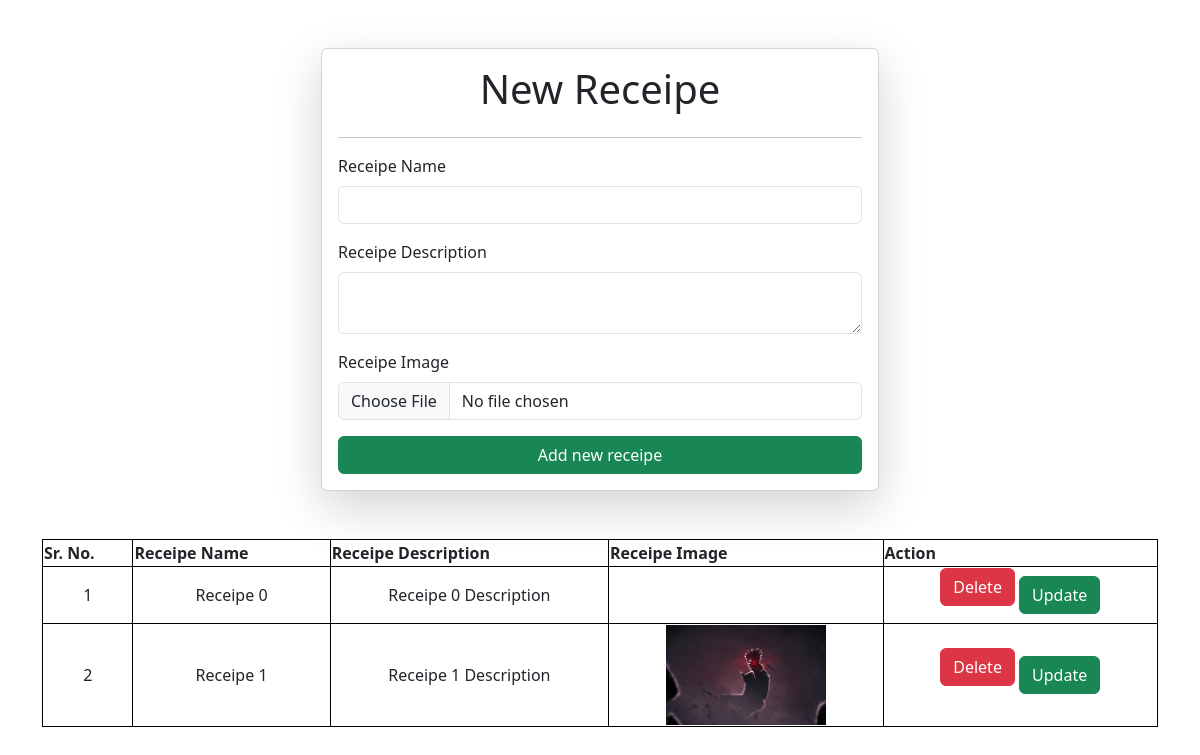
Before: /vege/ with the older database file.
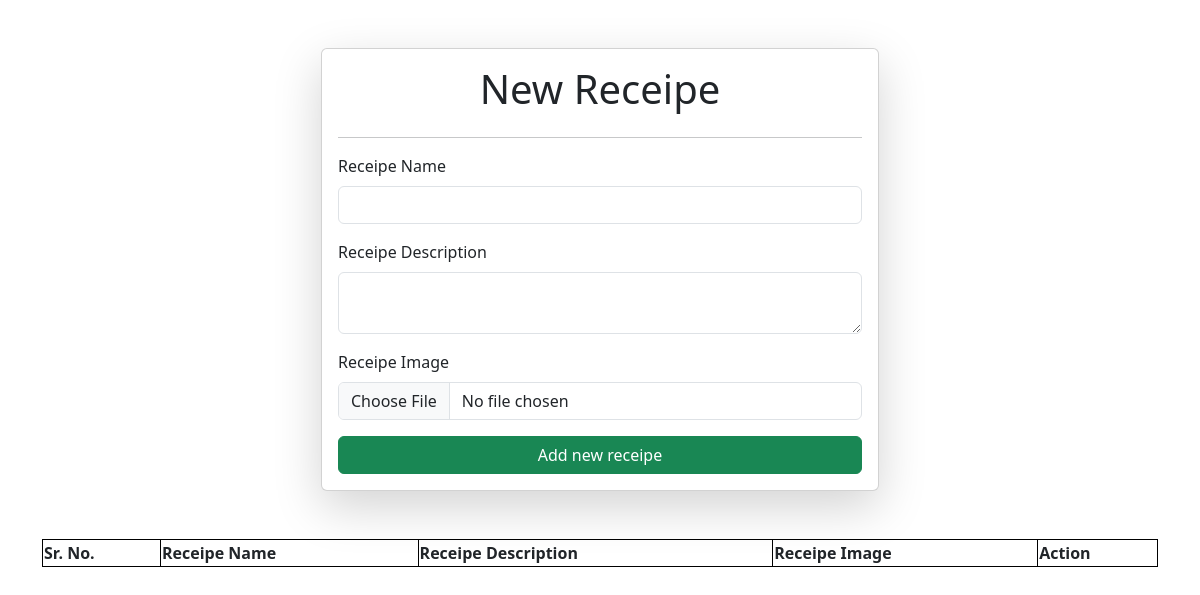
After: the same page with the newer database file.
### vege/models.py (models this page shows)
class Reci(models.Model):
    receipe_name = models.CharField(max_length=100)
    receipe_description = models.TextField()
    receipe_image = models.ImageField(upload_to="")

### vege/views.py (the view, shortened to what this page needs)
# urls.py: path('vege/',receipes,name="receipes"),
def receipes(request):
    queryset = Reci.objects.all()
    context = {"receipes" : queryset}
    return render(request,"receipes.html",context)

### vege/templates/receipes.html (shortened to what this page needs)
<!DOCTYPE html>
<html lang="en">
<head>
  <link href="https://cdn.jsdelivr.net/npm/bootstrap@5.3.1/dist/css/bootstrap.min.css" rel="stylesheet"
>
</head>
<body>
  <div class="container mt-5">
    <form class="col-6 mx-auto card p-3 shadow-lg" method="post" enctype="multipart/form-data">
      <h1 class="mx-auto">New Receipe</h1>
      <hr>
      <div class="mb-3">
        <label class="form-label">Receipe Name</label>
        <input type="text" class="form-control" name="receipe_name" required>
      </div>
      <div class="mb-3">
        <label class="form-label">Receipe Description</label>
        <textarea class="form-control" name="receipe_description" required></textarea>
      </div>
      <div class="mb-3">
        <label class="form-label">Receipe Image</label>
        <input type="file" class="form-control" name="receipe_image" required>
      </div>
      <button type="submit" class="btn btn-success ">Add new receipe</button>
    </form>
    <table style="width:100%" class="mt-5">
      <tr>
        <th>Sr. No.</th>
        <th>Receipe Name</th>
        <th>Receipe Description</th>
        <th>Receipe Image</th>
        <th>Action</th>
      </tr>
      {%for i in receipes%}
      <tr>
        <td style="text-align : center;">{{forloop.counter}}</td>
        <td style="text-align : center;">{{i.receipe_name}}</td>
        <td style="text-align : center;">{{i.receipe_description}}</td>
        <td style="text-align : center;"><img src="/media/{{i.receipe_image}}" alt="" style="height: 100px;"></td>
        <td style="text-align : center;"><a href="/delete_item/{{i.id}}/" class="btn btn-danger mb-3 w-7">Delete</a>
          <a href="/delete_item/{{i.id}}/" class="btn btn-success">Update</a></td>
      </tr>
      {%endfor%}
    </table>
  </div>
</body>
</html>

### vege/templates/receipes.html (style rules this page uses)
table, th, td { border: 1px solid black; }

Changed rows visible on the page:
removed Reci: receipe_name "Receipe 0", receipe_description "Receipe 0 Description"
removed Reci: receipe_name "Receipe 1", receipe_description "Receipe 1 Description", receipe_image (picture)
